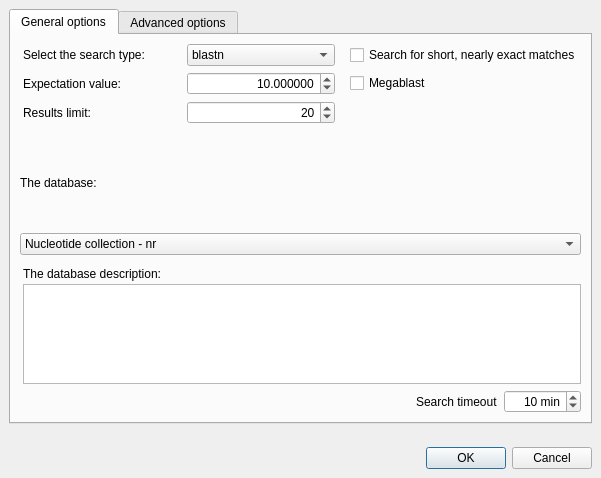
<?xml version="1.0" encoding="UTF-8"?>
<ui version="4.0">
 <class>RemoteBLASTDialog</class>
 <widget class="QDialog" name="RemoteBLASTDialog">
  <property name="geometry">
   <rect>
    <x>0</x>
    <y>0</y>
    <width>601</width>
    <height>478</height>
   </rect>
  </property>
  <property name="sizePolicy">
   <sizepolicy hsizetype="Preferred" vsizetype="Maximum">
    <horstretch>0</horstretch>
    <verstretch>0</verstretch>
   </sizepolicy>
  </property>
  <property name="maximumSize">
   <size>
    <width>1000</width>
    <height>500</height>
   </size>
  </property>
  <property name="windowTitle">
   <string>Search Through a Remote Database</string>
  </property>
  <property name="autoFillBackground">
   <bool>false</bool>
  </property>
  <property name="sizeGripEnabled">
   <bool>false</bool>
  </property>
  <property name="modal">
   <bool>false</bool>
  </property>
  <layout class="QVBoxLayout" name="verticalLayout_3">
   <property name="sizeConstraint">
    <enum>QLayout::SetMinimumSize</enum>
   </property>
   <item>
    <widget class="QTabWidget" name="optionsTab">
     <property name="sizePolicy">
      <sizepolicy hsizetype="Expanding" vsizetype="Maximum">
       <horstretch>0</horstretch>
       <verstretch>0</verstretch>
      </sizepolicy>
     </property>
     <property name="maximumSize">
      <size>
       <width>1000</width>
       <height>650</height>
      </size>
     </property>
     <property name="currentIndex">
      <number>0</number>
     </property>
     <widget class="QWidget" name="tabGeneralOptions">
      <property name="sizePolicy">
       <sizepolicy hsizetype="Preferred" vsizetype="Preferred">
        <horstretch>0</horstretch>
        <verstretch>0</verstretch>
       </sizepolicy>
      </property>
      <attribute name="title">
       <string>General options</string>
      </attribute>
      <layout class="QVBoxLayout" name="verticalLayout_2">
       <property name="sizeConstraint">
        <enum>QLayout::SetMinAndMaxSize</enum>
       </property>
       <item>
        <layout class="QGridLayout" name="layoutSearchOptions">
         <property name="sizeConstraint">
          <enum>QLayout::SetMinAndMaxSize</enum>
         </property>
         <property name="leftMargin">
          <number>3</number>
         </property>
         <property name="horizontalSpacing">
          <number>15</number>
         </property>
         <item row="0" column="0">
          <widget class="QLabel" name="lblDatabase">
           <property name="text">
            <string>Select the search type:</string>
           </property>
          </widget>
         </item>
         <item row="0" column="1">
          <widget class="QComboBox" name="dataBase">
           <item>
            <property name="text">
             <string>blastn</string>
            </property>
           </item>
           <item>
            <property name="text">
             <string>blastp</string>
            </property>
           </item>
           <item>
            <property name="text">
             <string>cdd</string>
            </property>
           </item>
          </widget>
         </item>
         <item row="0" column="2">
          <widget class="QCheckBox" name="shortSequenceCheckBox">
           <property name="text">
            <string>Search for short, nearly exact matches</string>
           </property>
          </widget>
         </item>
         <item row="2" column="0">
          <widget class="QLabel" name="lblEvalue">
           <property name="text">
            <string>Expectation value:</string>
           </property>
          </widget>
         </item>
         <item row="2" column="2">
          <widget class="QCheckBox" name="megablastCheckBox">
           <property name="text">
            <string>Megablast</string>
           </property>
          </widget>
         </item>
         <item row="3" column="0">
          <widget class="QLabel" name="lblQuantity">
           <property name="toolTip">
            <string>The maximum number of results</string>
           </property>
           <property name="text">
            <string>Results limit:</string>
           </property>
          </widget>
         </item>
         <item row="3" column="1">
          <widget class="QSpinBox" name="quantitySpinBox">
           <property name="toolTip">
            <string>The maximum number of results</string>
           </property>
           <property name="alignment">
            <set>Qt::AlignRight|Qt::AlignTrailing|Qt::AlignVCenter</set>
           </property>
           <property name="maximum">
            <number>5000</number>
           </property>
           <property name="singleStep">
            <number>10</number>
           </property>
           <property name="value">
            <number>20</number>
           </property>
          </widget>
         </item>
         <item row="2" column="1">
          <widget class="QDoubleSpinBox" name="evalueSpinBox">
           <property name="alignment">
            <set>Qt::AlignRight|Qt::AlignTrailing|Qt::AlignVCenter</set>
           </property>
           <property name="decimals">
            <number>6</number>
           </property>
           <property name="minimum">
            <double>0.000001000000000</double>
           </property>
           <property name="maximum">
            <double>100000.000000000000000</double>
           </property>
           <property name="value">
            <double>10.000000000000000</double>
           </property>
          </widget>
         </item>
        </layout>
       </item>
       <item>
        <layout class="QVBoxLayout" name="layoutDb">
         <property name="spacing">
          <number>3</number>
         </property>
         <property name="sizeConstraint">
          <enum>QLayout::SetMinAndMaxSize</enum>
         </property>
         <property name="topMargin">
          <number>6</number>
         </property>
         <item>
          <widget class="QLabel" name="lblDb">
           <property name="text">
            <string>The database:</string>
           </property>
          </widget>
         </item>
         <item>
          <widget class="QComboBox" name="dbComboBox">
           <property name="currentIndex">
            <number>2</number>
           </property>
           <item>
            <property name="text">
             <string>Human genomic plus transcript - est_human</string>
            </property>
           </item>
           <item>
            <property name="text">
             <string>Mouse genomic plus transcript - est_mouse</string>
            </property>
           </item>
           <item>
            <property name="text">
             <string>Nucleotide collection - nr</string>
            </property>
           </item>
           <item>
            <property name="text">
             <string>Reference nRNA sequences - refseq_rna</string>
            </property>
           </item>
           <item>
            <property name="text">
             <string>Reference genomic seqence - refseq_genomic</string>
            </property>
           </item>
           <item>
            <property name="text">
             <string>NCBI genomes - chromosome</string>
            </property>
           </item>
           <item>
            <property name="text">
             <string>Express sequence tags - est</string>
            </property>
           </item>
           <item>
            <property name="text">
             <string>Non-human, non-mouse ESTs - est_other</string>
            </property>
           </item>
           <item>
            <property name="text">
             <string>Genomic survey sequences - gss</string>
            </property>
           </item>
           <item>
            <property name="text">
             <string>High throughput genomic sequences - HTGS</string>
            </property>
           </item>
           <item>
            <property name="text">
             <string>Patent sequences - pat</string>
            </property>
           </item>
           <item>
            <property name="text">
             <string>Protein data bank - pdb</string>
            </property>
           </item>
           <item>
            <property name="text">
             <string>Human ALU repeat elements - alu_repeats</string>
            </property>
           </item>
           <item>
            <property name="text">
             <string>Sequence tagged sites - dbsts</string>
            </property>
           </item>
           <item>
            <property name="text">
             <string>Whole-genome shotgun reads - wgs</string>
            </property>
           </item>
           <item>
            <property name="text">
             <string>Environmental samples - env_nt</string>
            </property>
           </item>
          </widget>
         </item>
        </layout>
       </item>
       <item>
        <layout class="QVBoxLayout" name="layoutDbDescription">
         <property name="spacing">
          <number>3</number>
         </property>
         <property name="sizeConstraint">
          <enum>QLayout::SetMinAndMaxSize</enum>
         </property>
         <property name="leftMargin">
          <number>3</number>
         </property>
         <property name="topMargin">
          <number>6</number>
         </property>
         <item>
          <widget class="QLabel" name="lblDbDescription">
           <property name="sizePolicy">
            <sizepolicy hsizetype="Preferred" vsizetype="Fixed">
             <horstretch>0</horstretch>
             <verstretch>0</verstretch>
            </sizepolicy>
           </property>
           <property name="text">
            <string>The database description:</string>
           </property>
          </widget>
         </item>
         <item>
          <widget class="QTextEdit" name="teDbDescription">
           <property name="sizePolicy">
            <sizepolicy hsizetype="Expanding" vsizetype="MinimumExpanding">
             <horstretch>0</horstretch>
             <verstretch>0</verstretch>
            </sizepolicy>
           </property>
           <property name="minimumSize">
            <size>
             <width>0</width>
             <height>100</height>
            </size>
           </property>
           <property name="maximumSize">
            <size>
             <width>16777215</width>
             <height>100</height>
            </size>
           </property>
           <property name="readOnly">
            <bool>true</bool>
           </property>
           <property name="html">
            <string>&lt;!DOCTYPE HTML PUBLIC &quot;-//W3C//DTD HTML 4.0//EN&quot; &quot;http://www.w3.org/TR/REC-html40/strict.dtd&quot;&gt;
&lt;html&gt;&lt;head&gt;&lt;meta name=&quot;qrichtext&quot; content=&quot;1&quot; /&gt;&lt;style type=&quot;text/css&quot;&gt;
p, li { white-space: pre-wrap; }
&lt;/style&gt;&lt;/head&gt;&lt;body style=&quot; font-family:'Sans Serif'; font-size:9pt; font-weight:400; font-style:normal;&quot;&gt;
&lt;p style=&quot;-qt-paragraph-type:empty; margin-top:0px; margin-bottom:0px; margin-left:0px; margin-right:0px; -qt-block-indent:0; text-indent:0px; font-family:'MS Shell Dlg 2'; font-size:8pt;&quot;&gt;&lt;br /&gt;&lt;/p&gt;&lt;/body&gt;&lt;/html&gt;</string>
           </property>
          </widget>
         </item>
        </layout>
       </item>
       <item>
        <layout class="QVBoxLayout" name="layoutAnnotations">
         <property name="sizeConstraint">
          <enum>QLayout::SetFixedSize</enum>
         </property>
        </layout>
       </item>
       <item>
        <layout class="QHBoxLayout" name="layoutTimeout">
         <property name="sizeConstraint">
          <enum>QLayout::SetFixedSize</enum>
         </property>
         <item>
          <spacer name="spacerTimeout">
           <property name="orientation">
            <enum>Qt::Horizontal</enum>
           </property>
           <property name="sizeHint" stdset="0">
            <size>
             <width>40</width>
             <height>20</height>
            </size>
           </property>
          </spacer>
         </item>
         <item>
          <widget class="QLabel" name="lblTimeout">
           <property name="text">
            <string>Search timeout</string>
           </property>
          </widget>
         </item>
         <item>
          <widget class="QSpinBox" name="retrySpinBox">
           <property name="sizePolicy">
            <sizepolicy hsizetype="Preferred" vsizetype="Fixed">
             <horstretch>0</horstretch>
             <verstretch>0</verstretch>
            </sizepolicy>
           </property>
           <property name="alignment">
            <set>Qt::AlignRight|Qt::AlignTrailing|Qt::AlignVCenter</set>
           </property>
           <property name="suffix">
            <string> min</string>
           </property>
           <property name="minimum">
            <number>1</number>
           </property>
           <property name="maximum">
            <number>6000</number>
           </property>
           <property name="singleStep">
            <number>1</number>
           </property>
           <property name="value">
            <number>10</number>
           </property>
          </widget>
         </item>
        </layout>
       </item>
      </layout>
     </widget>
     <widget class="QWidget" name="tabAdvancedOptions">
      <attribute name="title">
       <string>Advanced options</string>
      </attribute>
      <layout class="QVBoxLayout" name="verticalLayout_8">
       <property name="sizeConstraint">
        <enum>QLayout::SetMinAndMaxSize</enum>
       </property>
       <item>
        <layout class="QGridLayout" name="layoutAdvancedOptions">
         <item row="0" column="1">
          <widget class="QComboBox" name="wordSizeComboBox">
           <property name="sizePolicy">
            <sizepolicy hsizetype="Preferred" vsizetype="Fixed">
             <horstretch>2</horstretch>
             <verstretch>0</verstretch>
            </sizepolicy>
           </property>
           <property name="currentIndex">
            <number>0</number>
           </property>
           <item>
            <property name="text">
             <string>3</string>
            </property>
           </item>
           <item>
            <property name="text">
             <string>7</string>
            </property>
           </item>
           <item>
            <property name="text">
             <string>11</string>
            </property>
           </item>
           <item>
            <property name="text">
             <string>15</string>
            </property>
           </item>
          </widget>
         </item>
         <item row="0" column="0">
          <widget class="QLabel" name="lblWordSize">
           <property name="sizePolicy">
            <sizepolicy hsizetype="Minimum" vsizetype="Preferred">
             <horstretch>0</horstretch>
             <verstretch>0</verstretch>
            </sizepolicy>
           </property>
           <property name="text">
            <string>Word size</string>
           </property>
          </widget>
         </item>
         <item row="0" column="3">
          <widget class="QLabel" name="lblCosts">
           <property name="text">
            <string>Gap costs</string>
           </property>
          </widget>
         </item>
         <item row="0" column="4">
          <widget class="QComboBox" name="costsComboBox">
           <property name="sizePolicy">
            <sizepolicy hsizetype="Preferred" vsizetype="Fixed">
             <horstretch>2</horstretch>
             <verstretch>0</verstretch>
            </sizepolicy>
           </property>
           <property name="currentIndex">
            <number>0</number>
           </property>
           <item>
            <property name="text">
             <string>11 1</string>
            </property>
           </item>
           <item>
            <property name="text">
             <string>5 2</string>
            </property>
           </item>
           <item>
            <property name="text">
             <string>4 2</string>
            </property>
           </item>
           <item>
            <property name="text">
             <string>1 2</string>
            </property>
           </item>
           <item>
            <property name="text">
             <string>0 2</string>
            </property>
           </item>
           <item>
            <property name="text">
             <string>3 1</string>
            </property>
           </item>
           <item>
            <property name="text">
             <string>2 1</string>
            </property>
           </item>
           <item>
            <property name="text">
             <string>1 1</string>
            </property>
           </item>
          </widget>
         </item>
         <item row="1" column="0">
          <widget class="QLabel" name="lblScores">
           <property name="sizePolicy">
            <sizepolicy hsizetype="Minimum" vsizetype="Preferred">
             <horstretch>0</horstretch>
             <verstretch>0</verstretch>
            </sizepolicy>
           </property>
           <property name="text">
            <string>Match scores</string>
           </property>
          </widget>
         </item>
         <item row="1" column="1">
          <widget class="QComboBox" name="scoresComboBox">
           <property name="currentIndex">
            <number>0</number>
           </property>
           <item>
            <property name="text">
             <string>1 -2</string>
            </property>
           </item>
           <item>
            <property name="text">
             <string>1 -3</string>
            </property>
           </item>
           <item>
            <property name="text">
             <string>1 -4</string>
            </property>
           </item>
           <item>
            <property name="text">
             <string>2 -3</string>
            </property>
           </item>
           <item>
            <property name="text">
             <string>4 -5</string>
            </property>
           </item>
           <item>
            <property name="text">
             <string>1 -1</string>
            </property>
           </item>
          </widget>
         </item>
         <item row="3" column="0">
          <widget class="QLabel" name="lblMatrix">
           <property name="sizePolicy">
            <sizepolicy hsizetype="Minimum" vsizetype="Preferred">
             <horstretch>0</horstretch>
             <verstretch>0</verstretch>
            </sizepolicy>
           </property>
           <property name="text">
            <string>Matrix</string>
           </property>
          </widget>
         </item>
         <item row="3" column="1">
          <widget class="QComboBox" name="matrixComboBox"/>
         </item>
         <item row="5" column="1" colspan="4">
          <widget class="QLineEdit" name="phiPatternEdit"/>
         </item>
         <item row="5" column="0">
          <widget class="QLabel" name="lblPhiPattern">
           <property name="text">
            <string>PHI pattern</string>
           </property>
          </widget>
         </item>
         <item row="0" column="2">
          <spacer name="spacerAdvancedOptions1">
           <property name="orientation">
            <enum>Qt::Horizontal</enum>
           </property>
           <property name="sizeHint" stdset="0">
            <size>
             <width>40</width>
             <height>20</height>
            </size>
           </property>
          </spacer>
         </item>
         <item row="2" column="0">
          <widget class="QLabel" name="lblEntrezQuery">
           <property name="text">
            <string>Entrez query</string>
           </property>
          </widget>
         </item>
         <item row="2" column="1" colspan="4">
          <widget class="QLineEdit" name="entrezQueryEdit"/>
         </item>
         <item row="3" column="3">
          <widget class="QLabel" name="lblService">
           <property name="text">
            <string>Service</string>
           </property>
          </widget>
         </item>
         <item row="3" column="2">
          <spacer name="spacerAdvancedOptions2">
           <property name="orientation">
            <enum>Qt::Horizontal</enum>
           </property>
           <property name="sizeHint" stdset="0">
            <size>
             <width>40</width>
             <height>20</height>
            </size>
           </property>
          </spacer>
         </item>
         <item row="3" column="4">
          <widget class="QComboBox" name="serviceComboBox">
           <item>
            <property name="text">
             <string>plain</string>
            </property>
           </item>
           <item>
            <property name="text">
             <string>psi</string>
            </property>
           </item>
           <item>
            <property name="text">
             <string>phi</string>
            </property>
           </item>
          </widget>
         </item>
        </layout>
       </item>
       <item>
        <layout class="QHBoxLayout" name="layoutFiltersAndMasks">
         <item>
          <widget class="QGroupBox" name="gbFilters">
           <property name="title">
            <string>Filters</string>
           </property>
           <layout class="QVBoxLayout" name="verticalLayout_7">
            <item>
             <widget class="QCheckBox" name="lowComplexityFilterCheckBox">
              <property name="text">
               <string>Low complexity filter</string>
              </property>
             </widget>
            </item>
            <item>
             <widget class="QCheckBox" name="repeatsCheckBox">
              <property name="text">
               <string>Human repeats filter</string>
              </property>
             </widget>
            </item>
           </layout>
          </widget>
         </item>
         <item>
          <widget class="QGroupBox" name="gbMasks">
           <property name="title">
            <string>Masks</string>
           </property>
           <layout class="QVBoxLayout" name="verticalLayout">
            <item>
             <widget class="QCheckBox" name="lookupMaskCheckBox">
              <property name="text">
               <string>Mask for lookup table only</string>
              </property>
             </widget>
            </item>
            <item>
             <widget class="QCheckBox" name="lowerCaseCheckBox">
              <property name="text">
               <string>Mask lower case letters</string>
              </property>
             </widget>
            </item>
           </layout>
          </widget>
         </item>
        </layout>
       </item>
       <item>
        <widget class="QGroupBox" name="gbFilterResults">
         <property name="title">
          <string>Filter results</string>
         </property>
         <layout class="QVBoxLayout" name="verticalLayout_6">
          <item>
           <layout class="QGridLayout" name="layoutFilterResults">
            <item row="0" column="0">
             <widget class="QLabel" name="label_8">
              <property name="text">
               <string>Filter by</string>
              </property>
             </widget>
            </item>
            <item row="2" column="0">
             <widget class="QCheckBox" name="defCheckBox">
              <property name="text">
               <string>def (filter by definition of annotations)</string>
              </property>
             </widget>
            </item>
            <item row="2" column="1">
             <widget class="QRadioButton" name="scoreRadioButton">
              <property name="text">
               <string>Score</string>
              </property>
             </widget>
            </item>
            <item row="1" column="0">
             <widget class="QCheckBox" name="accessionCheckBox">
              <property name="text">
               <string>accession</string>
              </property>
             </widget>
            </item>
            <item row="3" column="0">
             <widget class="QCheckBox" name="idCheckBox">
              <property name="text">
               <string>id</string>
              </property>
             </widget>
            </item>
            <item row="1" column="1">
             <widget class="QRadioButton" name="evalueRadioButton">
              <property name="text">
               <string>EValue</string>
              </property>
              <property name="checked">
               <bool>true</bool>
              </property>
             </widget>
            </item>
            <item row="0" column="1">
             <widget class="QLabel" name="label_11">
              <property name="text">
               <string>Select result by</string>
              </property>
             </widget>
            </item>
           </layout>
          </item>
         </layout>
        </widget>
       </item>
       <item>
        <spacer name="verticalSpacer_2">
         <property name="orientation">
          <enum>Qt::Vertical</enum>
         </property>
         <property name="sizeType">
          <enum>QSizePolicy::MinimumExpanding</enum>
         </property>
         <property name="sizeHint" stdset="0">
          <size>
           <width>1</width>
           <height>1</height>
          </size>
         </property>
        </spacer>
       </item>
      </layout>
     </widget>
    </widget>
   </item>
   <item>
    <spacer name="verticalSpacer">
     <property name="orientation">
      <enum>Qt::Vertical</enum>
     </property>
     <property name="sizeHint" stdset="0">
      <size>
       <width>20</width>
       <height>0</height>
      </size>
     </property>
    </spacer>
   </item>
   <item>
    <widget class="QDialogButtonBox" name="buttonBox">
     <property name="standardButtons">
      <set>QDialogButtonBox::Cancel|QDialogButtonBox::Ok</set>
     </property>
    </widget>
   </item>
  </layout>
 </widget>
 <layoutdefault spacing="6" margin="9"/>
 <tabstops>
  <tabstop>optionsTab</tabstop>
  <tabstop>dataBase</tabstop>
  <tabstop>shortSequenceCheckBox</tabstop>
  <tabstop>megablastCheckBox</tabstop>
  <tabstop>quantitySpinBox</tabstop>
  <tabstop>evalueSpinBox</tabstop>
  <tabstop>dbComboBox</tabstop>
  <tabstop>teDbDescription</tabstop>
  <tabstop>retrySpinBox</tabstop>
  <tabstop>wordSizeComboBox</tabstop>
  <tabstop>scoresComboBox</tabstop>
  <tabstop>costsComboBox</tabstop>
  <tabstop>entrezQueryEdit</tabstop>
  <tabstop>matrixComboBox</tabstop>
  <tabstop>serviceComboBox</tabstop>
  <tabstop>phiPatternEdit</tabstop>
  <tabstop>lowComplexityFilterCheckBox</tabstop>
  <tabstop>repeatsCheckBox</tabstop>
  <tabstop>lookupMaskCheckBox</tabstop>
  <tabstop>lowerCaseCheckBox</tabstop>
  <tabstop>accessionCheckBox</tabstop>
  <tabstop>defCheckBox</tabstop>
  <tabstop>idCheckBox</tabstop>
  <tabstop>evalueRadioButton</tabstop>
  <tabstop>scoreRadioButton</tabstop>
 </tabstops>
 <resources/>
 <connections/>
</ui>
